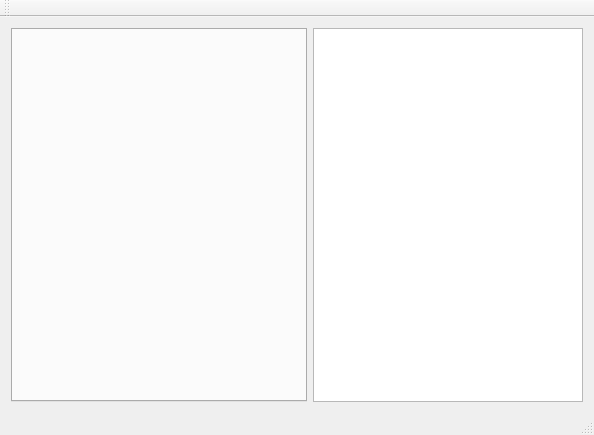
<?xml version="1.0" encoding="UTF-8"?>
<ui version="4.0">
 <class>MainWindow</class>
 <widget class="QMainWindow" name="MainWindow">
  <property name="geometry">
   <rect>
    <x>0</x>
    <y>0</y>
    <width>594</width>
    <height>435</height>
   </rect>
  </property>
  <property name="windowTitle">
   <string>MainWindow</string>
  </property>
  <widget class="QWidget" name="centralWidget">
   <layout class="QGridLayout" name="gridLayout">
    <item row="0" column="1">
     <widget class="QTreeWidget" name="contsctsListWidget">
      <property name="minimumSize">
       <size>
        <width>270</width>
        <height>0</height>
       </size>
      </property>
      <property name="maximumSize">
       <size>
        <width>270</width>
        <height>16777215</height>
       </size>
      </property>
      <property name="frameShape">
       <enum>QFrame::StyledPanel</enum>
      </property>
      <property name="frameShadow">
       <enum>QFrame::Sunken</enum>
      </property>
      <property name="showDropIndicator" stdset="0">
       <bool>true</bool>
      </property>
      <property name="selectionBehavior">
       <enum>QAbstractItemView::SelectRows</enum>
      </property>
      <property name="iconSize">
       <size>
        <width>16</width>
        <height>16</height>
       </size>
      </property>
      <property name="autoExpandDelay">
       <number>-1</number>
      </property>
      <property name="indentation">
       <number>10</number>
      </property>
      <property name="rootIsDecorated">
       <bool>true</bool>
      </property>
      <property name="uniformRowHeights">
       <bool>false</bool>
      </property>
      <property name="itemsExpandable">
       <bool>true</bool>
      </property>
      <property name="sortingEnabled">
       <bool>false</bool>
      </property>
      <property name="animated">
       <bool>false</bool>
      </property>
      <property name="allColumnsShowFocus">
       <bool>false</bool>
      </property>
      <property name="wordWrap">
       <bool>false</bool>
      </property>
      <property name="headerHidden">
       <bool>true</bool>
      </property>
      <property name="expandsOnDoubleClick">
       <bool>true</bool>
      </property>
      <attribute name="headerShowSortIndicator" stdset="0">
       <bool>false</bool>
      </attribute>
      <column>
       <property name="text">
        <string>Contacts</string>
       </property>
      </column>
     </widget>
    </item>
    <item row="0" column="0">
     <widget class="QTabWidget" name="tabWidget">
      <property name="currentIndex">
       <number>-1</number>
      </property>
     </widget>
    </item>
   </layout>
  </widget>
  <widget class="QMenuBar" name="menuBar">
   <property name="geometry">
    <rect>
     <x>0</x>
     <y>0</y>
     <width>594</width>
     <height>26</height>
    </rect>
   </property>
  </widget>
  <widget class="QToolBar" name="mainToolBar">
   <attribute name="toolBarArea">
    <enum>TopToolBarArea</enum>
   </attribute>
   <attribute name="toolBarBreak">
    <bool>false</bool>
   </attribute>
  </widget>
  <widget class="QStatusBar" name="statusBar"/>
 </widget>
 <layoutdefault spacing="6" margin="11"/>
 <resources/>
 <connections/>
</ui>
